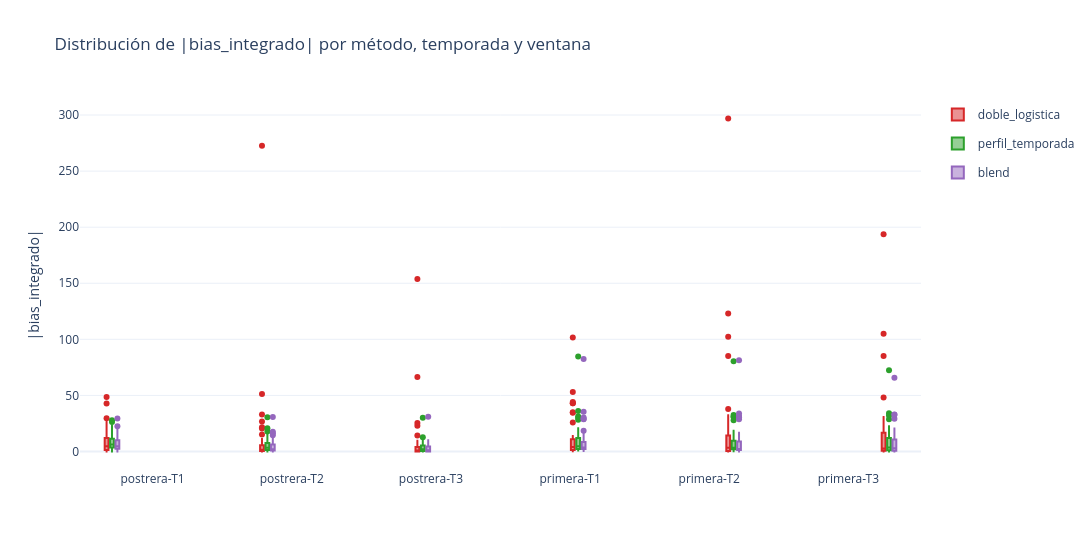

Notebook code cell kept with this figure:
### Code cell
def graficar_distribucion_errores(df_val: pd.DataFrame, metrica: str = "bias_integrado"):
    fig = go.Figure()
    colores = {"doble_logistica": "#d62728", "perfil_temporada": "#2ca02c", "blend": "#9467bd"}

    for temporada in df_val["temporada"].unique():
        for ventana in sorted(df_val["ventana"].unique()):
            sub = df_val[(df_val["temporada"] == temporada) & (df_val["ventana"] == ventana)]
            for metodo, color in colores.items():
                valores = sub[sub["metodo"] == metodo][metrica].abs()
                if valores.empty:
                    continue
                fig.add_trace(go.Box(
                    y=valores, name=f"{metodo}",
                    x=[f"{temporada}-{ventana}"] * len(valores),
                    marker_color=color, legendgroup=metodo,
                    showlegend=(temporada == df_val["temporada"].unique()[0] and ventana == sorted(df_val["ventana"].unique())[0]),
                ))

    fig.update_layout(
        title=f"Distribución de |{metrica}| por método, temporada y ventana",
        yaxis_title=f"|{metrica}|", boxmode="group",
        template="plotly_white", width=1200, height=550,
    )
    fig.show()

graficar_distribucion_errores(df_val, metrica="bias_integrado")

### Figure 1 — Plotly figure (JSON) as saved in the notebook; plotly's stock layout.template omitted (floating-point values rounded to 4 significant figures)
{"data": [{"legendgroup": "doble_logistica", "marker": {"color": "#d62728"}, "name": "doble_logistica", "showlegend": true, "type": "box", "x": ["postrera-T1", "postrera-T1", "postrera-T1", "postrera-T1", "postrera-T1", "postrera-T1", "postrera-T1", "postrera-T1", "postrera-T1", "postrera-T1", "postrera-T1", "postrera-T1", "postrera-T1", "postrera-T1", "postrera-T1", "postrera-T1", "postrera-T1", "postrera-T1", "postrera-T1", "postrera-T1", "postrera-T1", "postrera-T1", "postrera-T1", "postrera-T1", "postrera-T1", "postrera-T1", "postrera-T1", "postrera-T1", "postrera-T1", "postrera-T1", "postrera-T1", "postrera-T1", "postrera-T1", "postrera-T1", "postrera-T1", "postrera-T1", "postrera-T1", "postrera-T1", "postrera-T1", "postrera-T1", "postrera-T1", "postrera-T1", "postrera-T1", "postrera-T1", "postrera-T1", "postrera-T1", "postrera-T1", "postrera-T1"], "y": [8.275, 0.8592, 3.861, 2.711, 3.509, 12.1, 0.3748, 16.36, 7.011, 0.1778, 0.3579, 3.403, 0.3302, 5.164, 3.776, 2.276, 9.505, 8.884, 6.019, 1.559, 1.413, 0.9364, 29.61, 25.21, 15.28, 42.74, 21.82, 6.309, 1.063, 6.621, 0.6775, 24.53, 26.29, 0.07964, 7.137, 17.18, 2.259, 3.483, 16.33, 48.7, 0.6859, 4.183, 0.5597, 12.09, 7.949, 1.074, 2.178, 8.862]}, {"legendgroup": "perfil_temporada", "marker": {"color": "#2ca02c"}, "name": "perfil_temporada", "showlegend": true, "type": "box", "x": ["postrera-T1", "postrera-T1", "postrera-T1", "postrera-T1", "postrera-T1", "postrera-T1", "postrera-T1", "postrera-T1", "postrera-T1", "postrera-T1", "postrera-T1", "postrera-T1", "postrera-T1", "postrera-T1", "postrera-T1", "postrera-T1", "postrera-T1", "postrera-T1", "postrera-T1", "postrera-T1", "postrera-T1", "postrera-T1", "postrera-T1", "postrera-T1", "postrera-T1", "postrera-T1", "postrera-T1", "postrera-T1", "postrera-T1", "postrera-T1", "postrera-T1", "postrera-T1", "postrera-T1", "postrera-T1", "postrera-T1", "postrera-T1", "postrera-T1", "postrera-T1", "postrera-T1", "postrera-T1", "postrera-T1", "postrera-T1", "postrera-T1", "postrera-T1", "postrera-T1", "postrera-T1", "postrera-T1", "postrera-T1"], "y": [21.41, 1.123, 15.44, 7.782, 8.497, 1.133, 5.199, 4.753, 3.335, 26.38, 0.8748, 12.86, 4.63, 12.15, 0.3541, 9.376, 5.834, 13.79, 4.855, 10.58, 1.494, 9.693, 10.11, 27.96, 2.589, 8.621, 3.263, 6.858, 3.716, 1.042, 0.006637, 13.36, 7.449, 4.449, 9.728, 23.15, 5.934, 5.737, 1.008, 10.87, 1.137, 5.717, 12.0, 5.119, 17.29, 6.613, 17.38, 5.063]}, {"legendgroup": "blend", "marker": {"color": "#9467bd"}, "name": "blend", "showlegend": true, "type": "box", "x": ["postrera-T1", "postrera-T1", "postrera-T1", "postrera-T1", "postrera-T1", "postrera-T1", "postrera-T1", "postrera-T1", "postrera-T1", "postrera-T1", "postrera-T1", "postrera-T1", "postrera-T1", "postrera-T1", "postrera-T1", "postrera-T1", "postrera-T1", "postrera-T1", "postrera-T1", "postrera-T1", "postrera-T1", "postrera-T1", "postrera-T1", "postrera-T1", "postrera-T1", "postrera-T1", "postrera-T1", "postrera-T1", "postrera-T1", "postrera-T1", "postrera-T1", "postrera-T1", "postrera-T1", "postrera-T1", "postrera-T1", "postrera-T1", "postrera-T1", "postrera-T1", "postrera-T1", "postrera-T1", "postrera-T1", "postrera-T1", "postrera-T1", "postrera-T1", "postrera-T1", "postrera-T1", "postrera-T1", "postrera-T1"], "y": [16.26, 0.7431, 9.857, 7.421, 4.807, 0.1274, 3.01, 1.868, 2.291, 22.52, 0.05523, 7.478, 5.142, 11.72, 0.9996, 5.509, 3.971, 10.09, 4.412, 11.07, 2.945, 6.28, 10.46, 29.48, 1.697, 10.35, 5.927, 4.36, 3.304, 0.6775, 0.6981, 12.83, 7.893, 2.727, 8.352, 20.64, 4.204, 3.401, 2.357, 8.427, 0.9789, 2.778, 7.334, 3.216, 15.92, 3.27, 11.51, 1.739]}, {"legendgroup": "doble_logistica", "marker": {"color": "#d62728"}, "name": "doble_logistica", "showlegend": false, "type": "box", "x": ["postrera-T2", "postrera-T2", "postrera-T2", "postrera-T2", "postrera-T2", "postrera-T2", "postrera-T2", "postrera-T2", "postrera-T2", "postrera-T2", "postrera-T2", "postrera-T2", "postrera-T2", "postrera-T2", "postrera-T2", "postrera-T2", "postrera-T2", "postrera-T2", "postrera-T2", "postrera-T2", "postrera-T2", "postrera-T2", "postrera-T2", "postrera-T2", "postrera-T2", "postrera-T2", "postrera-T2", "postrera-T2", "postrera-T2", "postrera-T2", "postrera-T2", "postrera-T2", "postrera-T2", "postrera-T2", "postrera-T2", "postrera-T2", "postrera-T2", "postrera-T2", "postrera-T2", "postrera-T2", "postrera-T2", "postrera-T2", "postrera-T2", "postrera-T2", "postrera-T2", "postrera-T2", "postrera-T2", "postrera-T2", "postrera-T2", "postrera-T2"], "y": [4.726, 0.008183, 0.1933, 2.553, 0.6094, 2.268, 0.3432, 4.599, 0.737, 5.673, 0.3525, 0.1627, 0.2043, 9.059, 1.043, 0.2543, 4.85, 2.423, 1.679, 51.2, 5.643, 6.634, 26.68, 15.17, 21.66, 0.3174, 3.896, 11.22, 0.5168, 0.5239, 0.03618, 5.249, 272.7, 1.132, 0.01881, 0.2503, 7.896, 0.387, 0.8473, 9.717, 32.97, 0.9307, 1.278, 1.624, 0.05672, 4.935, 20.6, 0.212, 0.7796, 0.9438]}, {"legendgroup": "perfil_temporada", "marker": {"color": "#2ca02c"}, "name": "perfil_temporada", "showlegend": false, "type": "box", "x": ["postrera-T2", "postrera-T2", "postrera-T2", "postrera-T2", "postrera-T2", "postrera-T2", "postrera-T2", "postrera-T2", "postrera-T2", "postrera-T2", "postrera-T2", "postrera-T2", "postrera-T2", "postrera-T2", "postrera-T2", "postrera-T2", "postrera-T2", "postrera-T2", "postrera-T2", "postrera-T2", "postrera-T2", "postrera-T2", "postrera-T2", "postrera-T2", "postrera-T2", "postrera-T2", "postrera-T2", "postrera-T2", "postrera-T2", "postrera-T2", "postrera-T2", "postrera-T2", "postrera-T2", "postrera-T2", "postrera-T2", "postrera-T2", "postrera-T2", "postrera-T2", "postrera-T2", "postrera-T2", "postrera-T2", "postrera-T2", "postrera-T2", "postrera-T2", "postrera-T2", "postrera-T2", "postrera-T2", "postrera-T2", "postrera-T2", "postrera-T2"], "y": [12.91, 0.1685, 6.078, 7.665, 2.823, 0.3262, 1.459, 0.9422, 3.238, 20.64, 0.9353, 3.805, 5.882, 12.02, 1.194, 3.027, 3.087, 8.007, 6.299, 10.32, 4.852, 3.931, 10.87, 30.44, 0.919, 10.58, 6.433, 1.906, 2.898, 1.288, 0.2788, 12.0, 8.693, 5.084, 0.9126, 4.916, 17.93, 2.465, 1.697, 1.303, 7.576, 1.241, 0.2438, 1.732, 3.526, 2.268, 14.96, 0.3548, 7.325, 0.005914]}, {"legendgroup": "blend", "marker": {"color": "#9467bd"}, "name": "blend", "showlegend": false, "type": "box", "x": ["postrera-T2", "postrera-T2", "postrera-T2", "postrera-T2", "postrera-T2", "postrera-T2", "postrera-T2", "postrera-T2", "postrera-T2", "postrera-T2", "postrera-T2", "postrera-T2", "postrera-T2", "postrera-T2", "postrera-T2", "postrera-T2", "postrera-T2", "postrera-T2", "postrera-T2", "postrera-T2", "postrera-T2", "postrera-T2", "postrera-T2", "postrera-T2", "postrera-T2", "postrera-T2", "postrera-T2", "postrera-T2", "postrera-T2", "postrera-T2", "postrera-T2", "postrera-T2", "postrera-T2", "postrera-T2", "postrera-T2", "postrera-T2", "postrera-T2", "postrera-T2", "postrera-T2", "postrera-T2", "postrera-T2", "postrera-T2", "postrera-T2", "postrera-T2", "postrera-T2", "postrera-T2", "postrera-T2", "postrera-T2", "postrera-T2", "postrera-T2"], "y": [8.235, 0.0896, 2.968, 5.063, 1.298, 0.5532, 0.6489, 0.6514, 2.318, 16.18, 0.6394, 1.728, 3.228, 11.6, 1.288, 1.329, 2.72, 5.265, 4.058, 17.65, 5.536, 0.5909, 12.93, 30.69, 1.136, 10.43, 6.551, 1.661, 1.365, 0.9263, 0.002111, 10.89, 6.234, 2.636, 0.1344, 2.327, 14.58, 1.507, 0.7769, 3.486, 7.312, 0.5287, 0.558, 1.317, 1.315, 1.665, 12.12, 0.5787, 4.118, 1.123]}, {"legendgroup": "doble_logistica", "marker": {"color": "#d62728"}, "name": "doble_logistica", "showlegend": false, "type": "box", "x": ["postrera-T3", "postrera-T3", "postrera-T3", "postrera-T3", "postrera-T3", "postrera-T3", "postrera-T3", "postrera-T3", "postrera-T3", "postrera-T3", "postrera-T3", "postrera-T3", "postrera-T3", "postrera-T3", "postrera-T3", "postrera-T3", "postrera-T3", "postrera-T3", "postrera-T3", "postrera-T3", "postrera-T3", "postrera-T3", "postrera-T3", "postrera-T3", "postrera-T3", "postrera-T3", "postrera-T3", "postrera-T3", "postrera-T3", "postrera-T3", "postrera-T3", "postrera-T3", "postrera-T3", "postrera-T3", "postrera-T3", "postrera-T3", "postrera-T3", "postrera-T3", "postrera-T3", "postrera-T3", "postrera-T3", "postrera-T3", "postrera-T3"], "y": [4.156, 0.04669, 0.674, 0.01734, 1.096, 0.929, 3.157, 0.05922, 0.0, 0.09478, 0.101, 0.9876, 25.36, 0.1301, 0.1124, 1.796, 2.17, 5.088, 2.81, 66.53, 23.03, 3.856, 0.6962, 9.645, 0.006014, 0.1165, 5.828, 153.8, 0.02648, 2.459, 0.2156, 0.1221, 7.415, 14.26, 0.06359, 0.0467, 0.1389, 0.01322, 0.07822, 7.621, 0.05236, 0.2193, 0.8501]}, {"legendgroup": "perfil_temporada", "marker": {"color": "#2ca02c"}, "name": "perfil_temporada", "showlegend": false, "type": "box", "x": ["postrera-T3", "postrera-T3", "postrera-T3", "postrera-T3", "postrera-T3", "postrera-T3", "postrera-T3", "postrera-T3", "postrera-T3", "postrera-T3", "postrera-T3", "postrera-T3", "postrera-T3", "postrera-T3", "postrera-T3", "postrera-T3", "postrera-T3", "postrera-T3", "postrera-T3", "postrera-T3", "postrera-T3", "postrera-T3", "postrera-T3", "postrera-T3", "postrera-T3", "postrera-T3", "postrera-T3", "postrera-T3", "postrera-T3", "postrera-T3", "postrera-T3", "postrera-T3", "postrera-T3", "postrera-T3", "postrera-T3", "postrera-T3", "postrera-T3", "postrera-T3", "postrera-T3", "postrera-T3", "postrera-T3", "postrera-T3", "postrera-T3"], "y": [5.203, 0.5884, 3.4, 0.3794, 0.7651, 1.639, 12.6, 0.1462, 0.0, 0.5683, 0.1742, 0.4536, 2.269, 2.779, 4.952, 5.756, 5.142, 1.502, 12.15, 30.16, 2.416, 11.0, 6.631, 2.487, 0.04718, 0.5624, 10.38, 11.5, 0.5716, 11.67, 0.3624, 0.1116, 3.92, 5.364, 0.178, 0.1744, 0.8637, 0.03056, 1.954, 11.86, 0.6376, 1.328, 1.913]}, {"legendgroup": "blend", "marker": {"color": "#9467bd"}, "name": "blend", "showlegend": false, "type": "box", "x": ["postrera-T3", "postrera-T3", "postrera-T3", "postrera-T3", "postrera-T3", "postrera-T3", "postrera-T3", "postrera-T3", "postrera-T3", "postrera-T3", "postrera-T3", "postrera-T3", "postrera-T3", "postrera-T3", "postrera-T3", "postrera-T3", "postrera-T3", "postrera-T3", "postrera-T3", "postrera-T3", "postrera-T3", "postrera-T3", "postrera-T3", "postrera-T3", "postrera-T3", "postrera-T3", "postrera-T3", "postrera-T3", "postrera-T3", "postrera-T3", "postrera-T3", "postrera-T3", "postrera-T3", "postrera-T3", "postrera-T3", "postrera-T3", "postrera-T3", "postrera-T3", "postrera-T3", "postrera-T3", "postrera-T3", "postrera-T3", "postrera-T3"], "y": [1.625, 0.1586, 1.45, 0.13, 0.03163, 1.164, 8.459, 0.06923, 0.0, 0.0546, 0.003009, 0.5197, 4.635, 1.169, 3.136, 3.647, 3.815, 1.186, 10.13, 30.97, 6.049, 9.592, 4.356, 0.2191, 0.00342, 0.04064, 9.091, 3.692, 0.05792, 8.84, 0.07737, 0.04414, 4.987, 5.999, 0.02987, 0.00479, 0.1345, 0.01497, 2.243, 9.163, 0.07772, 0.5446, 1.344]}, {"legendgroup": "doble_logistica", "marker": {"color": "#d62728"}, "name": "doble_logistica", "showlegend": false, "type": "box", "x": ["primera-T1", "primera-T1", "primera-T1", "primera-T1", "primera-T1", "primera-T1", "primera-T1", "primera-T1", "primera-T1", "primera-T1", "primera-T1", "primera-T1", "primera-T1", "primera-T1", "primera-T1", "primera-T1", "primera-T1", "primera-T1", "primera-T1", "primera-T1", "primera-T1", "primera-T1", "primera-T1", "primera-T1", "primera-T1", "primera-T1", "primera-T1", "primera-T1", "primera-T1", "primera-T1", "primera-T1", "primera-T1", "primera-T1", "primera-T1", "primera-T1", "primera-T1", "primera-T1", "primera-T1", "primera-T1", "primera-T1", "primera-T1"], "y": [6.553, 1.453, 0.3601, 0.8801, 1.74, 4.481, 2.341, 13.86, 1.534, 43.06, 3.571, 4.533, 101.6, 25.96, 7.707, 2.136, 0.36, 53.04, 3.003, 1.496, 0.5378, 0.1323, 34.47, 44.14, 35.06, 6.881, 0.4904, 42.96, 4.705, 1.481, 13.71, 0.7904, 0.5892, 3.591, 8.487, 4.118, 0.1721, 7.481, 9.846, 9.078, 1.026]}, {"legendgroup": "perfil_temporada", "marker": {"color": "#2ca02c"}, "name": "perfil_temporada", "showlegend": false, "type": "box", "x": ["primera-T1", "primera-T1", "primera-T1", "primera-T1", "primera-T1", "primera-T1", "primera-T1", "primera-T1", "primera-T1", "primera-T1", "primera-T1", "primera-T1", "primera-T1", "primera-T1", "primera-T1", "primera-T1", "primera-T1", "primera-T1", "primera-T1", "primera-T1", "primera-T1", "primera-T1", "primera-T1", "primera-T1", "primera-T1", "primera-T1", "primera-T1", "primera-T1", "primera-T1", "primera-T1", "primera-T1", "primera-T1", "primera-T1", "primera-T1", "primera-T1", "primera-T1", "primera-T1", "primera-T1", "primera-T1", "primera-T1", "primera-T1"], "y": [1.908, 1.024, 5.481, 2.222, 12.25, 0.7812, 1.008, 1.079, 4.397, 84.74, 1.433, 8.565, 36.1, 1.22, 18.92, 30.16, 2.903, 20.63, 4.737, 3.013, 3.171, 3.034, 3.877, 6.243, 8.295, 31.25, 6.139, 28.25, 1.758, 20.03, 5.678, 2.21, 5.145, 8.259, 4.424, 12.09, 2.703, 9.042, 14.36, 1.025, 3.72]}, {"legendgroup": "blend", "marker": {"color": "#9467bd"}, "name": "blend", "showlegend": false, "type": "box", "x": ["primera-T1", "primera-T1", "primera-T1", "primera-T1", "primera-T1", "primera-T1", "primera-T1", "primera-T1", "primera-T1", "primera-T1", "primera-T1", "primera-T1", "primera-T1", "primera-T1", "primera-T1", "primera-T1", "primera-T1", "primera-T1", "primera-T1", "primera-T1", "primera-T1", "primera-T1", "primera-T1", "primera-T1", "primera-T1", "primera-T1", "primera-T1", "primera-T1", "primera-T1", "primera-T1", "primera-T1", "primera-T1", "primera-T1", "primera-T1", "primera-T1", "primera-T1", "primera-T1", "primera-T1", "primera-T1", "primera-T1", "primera-T1"], "y": [3.024, 1.371, 3.577, 2.605, 9.622, 2.294, 0.4609, 1.051, 3.371, 82.54, 0.6753, 6.92, 35.38, 1.311, 16.2, 28.82, 3.406, 18.53, 3.885, 1.279, 1.403, 1.746, 7.253, 8.075, 5.477, 28.88, 5.18, 30.23, 2.351, 17.33, 3.54, 1.727, 3.628, 5.065, 4.798, 7.126, 3.009, 6.795, 12.5, 2.754, 2.828]}, {"legendgroup": "doble_logistica", "marker": {"color": "#d62728"}, "name": "doble_logistica", "showlegend": false, "type": "box", "x": ["primera-T2", "primera-T2", "primera-T2", "primera-T2", "primera-T2", "primera-T2", "primera-T2", "primera-T2", "primera-T2", "primera-T2", "primera-T2", "primera-T2", "primera-T2", "primera-T2", "primera-T2", "primera-T2", "primera-T2", "primera-T2", "primera-T2", "primera-T2", "primera-T2", "primera-T2", "primera-T2", "primera-T2", "primera-T2", "primera-T2", "primera-T2", "primera-T2", "primera-T2", "primera-T2", "primera-T2", "primera-T2", "primera-T2", "primera-T2", "primera-T2", "primera-T2", "primera-T2", "primera-T2", "primera-T2", "primera-T2"], "y": [0.0227, 0.07174, 6.394, 1.286, 7.685, 0.1391, 0.1159, 0.905, 0.1121, 296.9, 6.494, 14.74, 32.3, 13.86, 4.953, 85.14, 123.1, 2.143, 2.213, 0.4608, 0.01072, 30.03, 37.87, 22.54, 102.3, 1.368, 12.77, 5.284, 1.39, 28.79, 0.09448, 0.0527, 0.2081, 3.502, 1.347, 3.012, 0.2065, 3.741, 1.097, 6.541]}, {"legendgroup": "perfil_temporada", "marker": {"color": "#2ca02c"}, "name": "perfil_temporada", "showlegend": false, "type": "box", "x": ["primera-T2", "primera-T2", "primera-T2", "primera-T2", "primera-T2", "primera-T2", "primera-T2", "primera-T2", "primera-T2", "primera-T2", "primera-T2", "primera-T2", "primera-T2", "primera-T2", "primera-T2", "primera-T2", "primera-T2", "primera-T2", "primera-T2", "primera-T2", "primera-T2", "primera-T2", "primera-T2", "primera-T2", "primera-T2", "primera-T2", "primera-T2", "primera-T2", "primera-T2", "primera-T2", "primera-T2", "primera-T2", "primera-T2", "primera-T2", "primera-T2", "primera-T2", "primera-T2", "primera-T2", "primera-T2", "primera-T2"], "y": [2.738, 1.034, 1.298, 3.039, 6.971, 1.753, 1.246, 3.395, 3.165, 80.39, 2.667, 4.871, 32.57, 0.722, 13.66, 27.94, 4.92, 18.39, 3.033, 0.2225, 0.2162, 9.748, 9.537, 4.475, 30.74, 5.131, 30.92, 2.919, 16.32, 1.596, 0.6299, 2.687, 3.821, 3.653, 2.46, 3.346, 2.997, 10.43, 5.293, 1.368]}, {"legendgroup": "blend", "marker": {"color": "#9467bd"}, "name": "blend", "showlegend": false, "type": "box", "x": ["primera-T2", "primera-T2", "primera-T2", "primera-T2", "primera-T2", "primera-T2", "primera-T2", "primera-T2", "primera-T2", "primera-T2", "primera-T2", "primera-T2", "primera-T2", "primera-T2", "primera-T2", "primera-T2", "primera-T2", "primera-T2", "primera-T2", "primera-T2", "primera-T2", "primera-T2", "primera-T2", "primera-T2", "primera-T2", "primera-T2", "primera-T2", "primera-T2", "primera-T2", "primera-T2", "primera-T2", "primera-T2", "primera-T2", "primera-T2", "primera-T2", "primera-T2", "primera-T2", "primera-T2", "primera-T2", "primera-T2"], "y": [1.405, 0.2583, 1.554, 2.716, 3.808, 0.5386, 0.2744, 3.221, 1.727, 81.36, 3.759, 0.9282, 31.68, 1.985, 11.41, 28.85, 6.321, 16.72, 1.368, 0.3123, 0.01108, 10.75, 9.491, 2.226, 33.86, 3.907, 30.63, 2.433, 13.2, 1.997, 0.06174, 0.7865, 2.017, 2.028, 1.085, 2.888, 1.378, 8.473, 5.57, 0.6492]}, {"legendgroup": "doble_logistica", "marker": {"color": "#d62728"}, "name": "doble_logistica", "showlegend": false, "type": "box", "x": ["primera-T3", "primera-T3", "primera-T3", "primera-T3", "primera-T3", "primera-T3", "primera-T3", "primera-T3", "primera-T3", "primera-T3", "primera-T3", "primera-T3", "primera-T3", "primera-T3", "primera-T3", "primera-T3", "primera-T3", "primera-T3", "primera-T3", "primera-T3", "primera-T3", "primera-T3", "primera-T3", "primera-T3", "primera-T3", "primera-T3", "primera-T3", "primera-T3", "primera-T3", "primera-T3", "primera-T3"], "y": [1.514, 0.0821, 13.63, 0.4042, 0.00249, 105.1, 8.158, 1.494, 193.6, 3.118, 1.712, 2.083, 85.1, 48.16, 0.1385, 24.19, 8.477, 30.71, 17.89, 0.2427, 2.762, 0.6665, 2.012, 29.42, 0.008206, 2.944, 0.2805, 4.516, 0.9101, 2.888, 1.743]}, {"legendgroup": "perfil_temporada", "marker": {"color": "#2ca02c"}, "name": "perfil_temporada", "showlegend": false, "type": "box", "x": ["primera-T3", "primera-T3", "primera-T3", "primera-T3", "primera-T3", "primera-T3", "primera-T3", "primera-T3", "primera-T3", "primera-T3", "primera-T3", "primera-T3", "primera-T3", "primera-T3", "primera-T3", "primera-T3", "primera-T3", "primera-T3", "primera-T3", "primera-T3", "primera-T3", "primera-T3", "primera-T3", "primera-T3", "primera-T3", "primera-T3", "primera-T3", "primera-T3", "primera-T3", "primera-T3", "primera-T3"], "y": [1.732, 1.872, 0.1142, 3.619, 0.1775, 72.49, 5.155, 0.08658, 28.76, 0.9889, 8.352, 22.46, 8.058, 17.42, 0.7251, 14.16, 12.28, 2.35, 34.02, 2.126, 32.11, 4.122, 11.65, 3.022, 0.1607, 1.319, 0.1631, 2.809, 6.09, 6.878, 0.9303]}, {"legendgroup": "blend", "marker": {"color": "#9467bd"}, "name": "blend", "showlegend": false, "type": "box", "x": ["primera-T3", "primera-T3", "primera-T3", "primera-T3", "primera-T3", "primera-T3", "primera-T3", "primera-T3", "primera-T3", "primera-T3", "primera-T3", "primera-T3", "primera-T3", "primera-T3", "primera-T3", "primera-T3", "primera-T3", "primera-T3", "primera-T3", "primera-T3", "primera-T3", "primera-T3", "primera-T3", "primera-T3", "primera-T3", "primera-T3", "primera-T3", "primera-T3", "primera-T3", "primera-T3", "primera-T3"], "y": [0.3356, 0.6, 3.394, 1.771, 0.01487, 65.72, 6.316, 1.392, 33.02, 0.7099, 4.735, 20.43, 4.298, 14.66, 0.04174, 14.17, 11.48, 0.7758, 32.84, 0.5152, 29.18, 1.908, 8.631, 1.057, 0.003648, 1.863, 0.1861, 2.926, 3.31, 5.639, 0.3169]}], "layout": {"boxmode": "group", "height": 550, "title": {"text": "Distribución de |bias_integrado| por método, temporada y ventana"}, "width": 1200, "yaxis": {"title": {"text": "|bias_integrado|"}}}}
